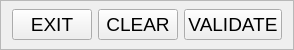
    <widget class="QFrame" name="frame_6">
     <property name="minimumSize">
      <size>
       <width>0</width>
       <height>50</height>
      </size>
     </property>
     <property name="maximumSize">
      <size>
       <width>16777215</width>
       <height>50</height>
      </size>
     </property>
     <property name="frameShape">
      <enum>QFrame::StyledPanel</enum>
     </property>
     <property name="frameShadow">
      <enum>QFrame::Raised</enum>
     </property>
     <layout class="QHBoxLayout" name="horizontalLayout_9">
      <property name="topMargin">
       <number>1</number>
      </property>
      <property name="bottomMargin">
       <number>1</number>
      </property>
      <item>
       <widget class="QPushButton" name="exitButton">
        <property name="font">
         <font>
          <pointsize>14</pointsize>
         </font>
        </property>
        <property name="toolTip">
         <string>Leave this screen without loosing any change</string>
        </property>
        <property name="text">
         <string>EXIT</string>
        </property>
        <property name="shortcut">
         <string>Alt+E</string>
        </property>
       </widget>
      </item>
      <item>
       <widget class="QPushButton" name="clearButton">
        <property name="font">
         <font>
          <pointsize>14</pointsize>
         </font>
        </property>
        <property name="toolTip">
         <string/>
        </property>
        <property name="text">
         <string>CLEAR</string>
        </property>
        <property name="shortcut">
         <string>Alt+C</string>
        </property>
       </widget>
      </item>
      <item>
       <widget class="QPushButton" name="okButton">
        <property name="font">
         <font>
          <pointsize>14</pointsize>
         </font>
        </property>
        <property name="toolTip">
         <string/>
        </property>
        <property name="text">
         <string>VALIDATE</string>
        </property>
       </widget>
      </item>
     </layout>
    </widget>
